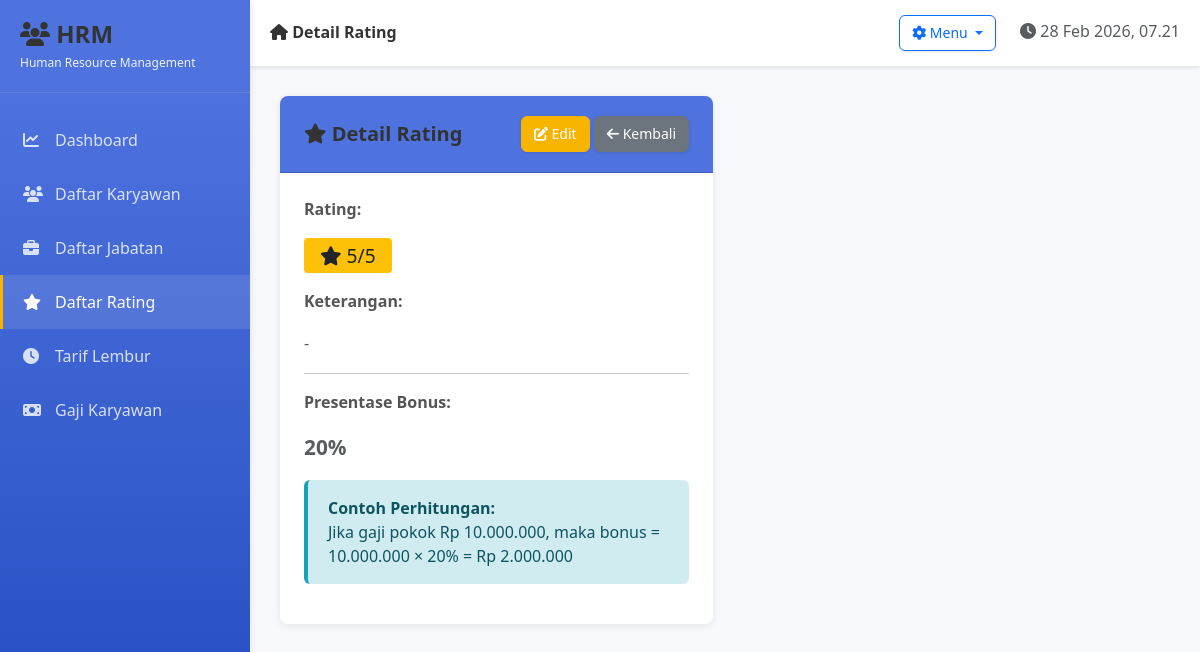
Page /views/rating-detail.php?id=1 on the committed database.
### tables this page shows
CREATE TABLE `rating` (
  `id` int(11) NOT NULL,
  `rating` int(11) NOT NULL,
  `presentase_bonus` int(11) NOT NULL
);

### config/Database.php (called while the page is built, shortened)
<?php
class Database {
    private $host = "localhost";
    private $user = "root";
    private $pass = "";
    private $db = "kantor";
    private $conn;
    private function connect() {
        $this->conn = mysqli_connect($this->host, $this->user, $this->pass, $this->db);
        mysqli_set_charset($this->conn, "utf8mb4");
    }
    public function query($sql) {
        return mysqli_query($this->conn, $sql);
    }
    public function escape($str) {
        return mysqli_real_escape_string($this->conn, $str);
    }
}

### classes/Model.php (called while the page is built, shortened)
<?php
class Model {
    protected $db;
    public function __construct() {
        require_once __DIR__ . '/../config/Database.php';
        $this->db = new Database();
    }
    public function query($sql) {
        return $this->db->query($sql);
    }
    public function fetch($sql) {
        $result = $this->query($sql);
        if ($result && mysqli_num_rows($result) > 0) {
            return mysqli_fetch_assoc($result);
        }
        return null;
    }
    public function escape($str) {
        return $this->db->escape($str);
    }
}

### models/Rating.php (called while the page is built, shortened)
<?php
require_once __DIR__ . '/../classes/Model.php';
class Rating extends Model {
    protected $table = 'rating';
    public function getById($id) {
        $id = $this->escape($id);
        $sql = "SELECT * FROM {$this->table} WHERE id = '$id'";
        return $this->fetch($sql);
    }
}

### views/rating-detail.php (the view, shortened to what this page needs)
<?php
require_once __DIR__ . '/../models/Rating.php';
$rating_model = new Rating();
$data = $rating_model->getById($_GET['id']);
$deskripsi = match($data['rating']) {
    5 => 'Sangat Baik - Kinerja Excellent',
    4 => 'Baik - Kinerja Sangat Memuaskan',
    3 => 'Cukup - Kinerja Rata-rata',
    2 => 'Kurang - Perlu Improvement',
    1 => 'Sangat Kurang - Perlu Perhatian Khusus',
    default => '-'
};
include __DIR__ . '/layout.php';
?>
<div class="row">
    <div class="col-lg-6">
        <div class="card">
            <div class="card-header d-flex justify-content-between align-items-center">
                <h5 class="mb-0"><i class="fas fa-star"></i> Detail Rating</h5>
                <div>
                    <a href="<?php echo BASE_URL; ?>views/rating-form.php?id=<?php echo $data['id']; ?>" class="btn btn-warning btn-sm">
                        <i class="fas fa-edit"></i> Edit
                    </a>
                    <a href="<?php echo BASE_URL; ?>views/rating.php" class="btn btn-secondary btn-sm">
                        <i class="fas fa-arrow-left"></i> Kembali
                    </a>
                </div>
            </div>
            <div class="card-body">
                <p><strong>Rating:</strong></p>
                <p class="mb-3">
                    <span class="badge bg-warning text-dark" style="font-size: 1.2rem; padding: 0.5rem 1rem;">
                        <i class="fas fa-star"></i> <?php echo $data['rating']; ?>/5
                    </span>
                </p>
                <p><strong>Keterangan:</strong></p>
                <p class="text-muted"><?php echo $deskripsi; ?></p>
                <hr>
                <p><strong>Presentase Bonus:</strong></p>
                <p class="text-muted" style="font-size: 1.3rem;">
                    <strong><?php echo $data['presentase_bonus']; ?>%</strong>
                </p>
                <div class="alert alert-info mt-3">
                    <strong>Contoh Perhitungan:</strong><br>
                    Jika gaji pokok Rp 10.000.000, maka bonus = 10.000.000 × <?php echo $data['presentase_bonus']; ?>% = Rp <?php echo number_format(10000000 * $data['presentase_bonus'] / 100, 0, ',', '.'); ?>
                </div>
            </div>
        </div>
    </div>
</div>
<?php include __DIR__ . '/layout-footer.php'; ?>

### assets/css/style.css (style rules this page uses)
:root { --primary-color: #4e73df; --secondary-color: #858796; --success-color: #1cc88a; --danger-color: #e74c3c; --warning-color: #f8b500; --info-color: #17a2b8; --light-bg: #f8f9fc; --sidebar-width: 250px; }
html, body { width: 100%; height: 100%; margin: 0; padding: 0; overflow-x: hidden; }
body { background-color: var(--light-bg); font-family: 'Segoe UI', Tahoma, Geneva, Verdana, sans-serif; }
.card { border: none; box-shadow: 0 2px 8px rgba(0,0,0,0.08); border-radius: 8px; }
.card-header { background-color: var(--primary-color) !important; color: white !important; border-radius: 8px 8px 0 0 !important; padding: 15px 20px !important; font-weight: 600; }
.btn-warning { background-color: var(--warning-color); border-color: var(--warning-color); color: white; }
.alert { border-radius: 6px; border: none; padding: 15px 20px; }
.alert-info { background-color: #d1ecf1; color: #0c5460; }
.card { border: none; box-shadow: 0 2px 8px rgba(0,0,0,0.08); border-radius: 8px; transition: box-shadow 0.3s ease, transform 0.3s ease; }
.btn { font-weight: 500; border-radius: 6px; transition: all 0.3s ease; box-shadow: 0 1px 3px rgba(0,0,0,0.1); }
.btn-sm { padding: 0.4rem 0.75rem; font-size: 0.875rem; }
.badge { padding: 0.5rem 0.75rem; font-weight: 500; font-size: 0.85rem; border-radius: 4px; }
.card-body { padding: 1.5rem; }
.card-header { padding: 1.25rem 1.5rem !important; }
h1, h2, h3, h4, h5, h6 { color: #333; font-weight: 600; margin-bottom: 0.5rem; }
p { color: #555; line-height: 1.6; }
a { color: var(--primary-color); text-decoration: none; transition: color 0.2s ease; }
.alert { border-radius: 6px; border: none; padding: 1rem 1.25rem; }
.alert-info { background-color: #d1ecf1; color: #0c5460; border-left: 4px solid var(--info-color); }
html { scroll-behavior: smooth; }

### rows in the picture
rating: rating "5", rating "-", presentase_bonus "20", 10000000*$data['presentase_bonus']/100 "2.000.000"

### other values in the picture
$page_title "Detail Rating"
